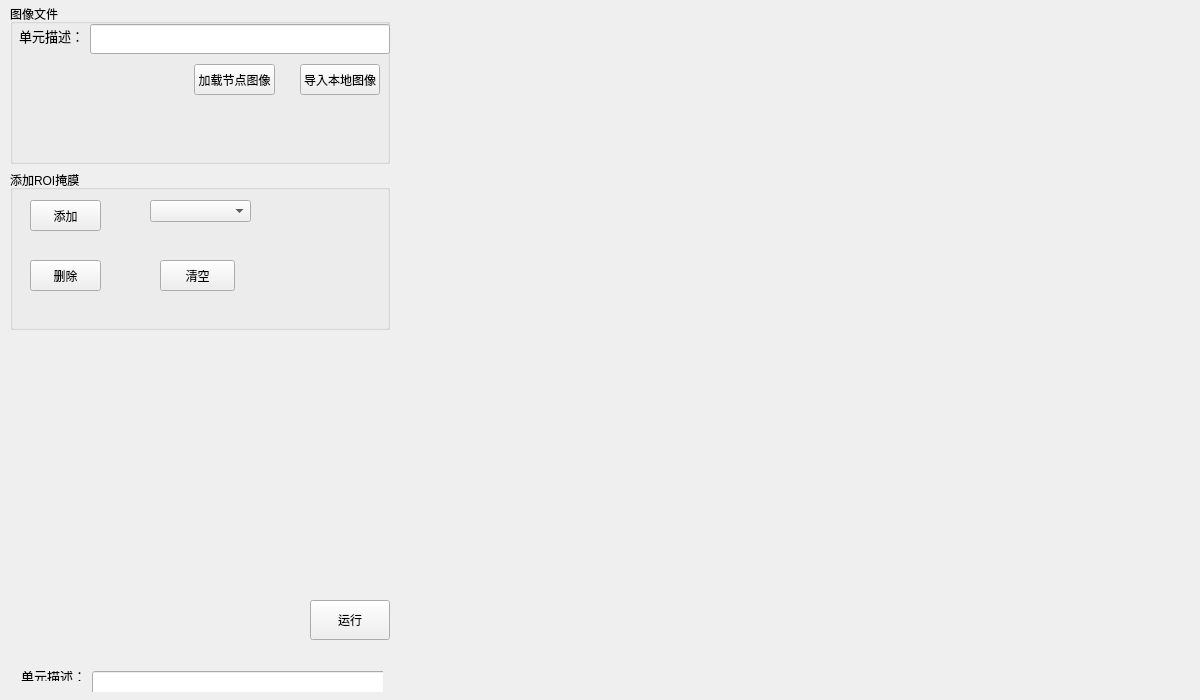
<?xml version="1.0" encoding="UTF-8"?>
<ui version="4.0">
 <class>FramImageMaskFilterClass</class>
 <widget class="QWidget" name="FramImageMaskFilterClass">
  <property name="geometry">
   <rect>
    <x>0</x>
    <y>0</y>
    <width>1200</width>
    <height>700</height>
   </rect>
  </property>
  <property name="minimumSize">
   <size>
    <width>1200</width>
    <height>700</height>
   </size>
  </property>
  <property name="maximumSize">
   <size>
    <width>1200</width>
    <height>700</height>
   </size>
  </property>
  <property name="windowTitle">
   <string>FramImageMaskFilter</string>
  </property>
  <widget class="QWidget" name="widgetImageShow" native="true">
   <property name="geometry">
    <rect>
     <x>400</x>
     <y>4</y>
     <width>800</width>
     <height>700</height>
    </rect>
   </property>
   <property name="minimumSize">
    <size>
     <width>800</width>
     <height>700</height>
    </size>
   </property>
   <property name="maximumSize">
    <size>
     <width>800</width>
     <height>700</height>
    </size>
   </property>
  </widget>
  <widget class="QWidget" name="widgetToolSet" native="true">
   <property name="geometry">
    <rect>
     <x>4</x>
     <y>4</y>
     <width>392</width>
     <height>696</height>
    </rect>
   </property>
   <layout class="QGridLayout" name="gridLayout_2">
    <property name="leftMargin">
     <number>0</number>
    </property>
    <property name="topMargin">
     <number>0</number>
    </property>
    <property name="rightMargin">
     <number>0</number>
    </property>
    <property name="bottomMargin">
     <number>0</number>
    </property>
    <item row="0" column="0">
     <widget class="QGroupBox" name="groupBox_2">
      <property name="minimumSize">
       <size>
        <width>380</width>
        <height>160</height>
       </size>
      </property>
      <property name="maximumSize">
       <size>
        <width>380</width>
        <height>160</height>
       </size>
      </property>
      <property name="title">
       <string>图像文件</string>
      </property>
      <widget class="QLabel" name="label_4">
       <property name="geometry">
        <rect>
         <x>9</x>
         <y>22</y>
         <width>65</width>
         <height>19</height>
        </rect>
       </property>
       <property name="sizePolicy">
        <sizepolicy hsizetype="Fixed" vsizetype="Fixed">
         <horstretch>0</horstretch>
         <verstretch>0</verstretch>
        </sizepolicy>
       </property>
       <property name="maximumSize">
        <size>
         <width>83</width>
         <height>25</height>
        </size>
       </property>
       <property name="font">
        <font>
         <family>微软雅黑</family>
         <pointsize>10</pointsize>
        </font>
       </property>
       <property name="styleSheet">
        <string notr="true">background-color: rgba(255, 255, 255, 0);</string>
       </property>
       <property name="text">
        <string>单元描述：</string>
       </property>
      </widget>
      <widget class="QLineEdit" name="qLineEditLocalImagePath">
       <property name="geometry">
        <rect>
         <x>80</x>
         <y>20</y>
         <width>300</width>
         <height>30</height>
        </rect>
       </property>
       <property name="sizePolicy">
        <sizepolicy hsizetype="Fixed" vsizetype="Fixed">
         <horstretch>0</horstretch>
         <verstretch>0</verstretch>
        </sizepolicy>
       </property>
       <property name="minimumSize">
        <size>
         <width>300</width>
         <height>30</height>
        </size>
       </property>
       <property name="maximumSize">
        <size>
         <width>300</width>
         <height>30</height>
        </size>
       </property>
       <property name="font">
        <font>
         <family>微软雅黑</family>
         <pointsize>10</pointsize>
        </font>
       </property>
      </widget>
      <widget class="QPushButton" name="pushButtonLoadLocalImage">
       <property name="geometry">
        <rect>
         <x>290</x>
         <y>60</y>
         <width>80</width>
         <height>31</height>
        </rect>
       </property>
       <property name="text">
        <string>导入本地图像</string>
       </property>
      </widget>
      <widget class="QPushButton" name="pushButtonLoadNodeImage">
       <property name="geometry">
        <rect>
         <x>184</x>
         <y>60</y>
         <width>81</width>
         <height>31</height>
        </rect>
       </property>
       <property name="text">
        <string>加载节点图像</string>
       </property>
      </widget>
     </widget>
    </item>
    <item row="6" column="0">
     <widget class="QWidget" name="widget" native="true">
      <property name="minimumSize">
       <size>
        <width>380</width>
        <height>120</height>
       </size>
      </property>
      <property name="maximumSize">
       <size>
        <width>380</width>
        <height>120</height>
       </size>
      </property>
      <widget class="QWidget" name="layoutWidget">
       <property name="geometry">
        <rect>
         <x>0</x>
         <y>80</y>
         <width>373</width>
         <height>32</height>
        </rect>
       </property>
       <layout class="QHBoxLayout" name="horizontalLayout_2">
        <item>
         <widget class="QLabel" name="label_3">
          <property name="sizePolicy">
           <sizepolicy hsizetype="Fixed" vsizetype="Fixed">
            <horstretch>0</horstretch>
            <verstretch>0</verstretch>
           </sizepolicy>
          </property>
          <property name="maximumSize">
           <size>
            <width>83</width>
            <height>25</height>
           </size>
          </property>
          <property name="font">
           <font>
            <family>微软雅黑</family>
            <pointsize>10</pointsize>
           </font>
          </property>
          <property name="styleSheet">
           <string notr="true">background-color: rgba(255, 255, 255, 0);</string>
          </property>
          <property name="text">
           <string>单元描述：</string>
          </property>
         </widget>
        </item>
        <item>
         <widget class="QLineEdit" name="txtDescribe">
          <property name="sizePolicy">
           <sizepolicy hsizetype="Fixed" vsizetype="Fixed">
            <horstretch>0</horstretch>
            <verstretch>0</verstretch>
           </sizepolicy>
          </property>
          <property name="minimumSize">
           <size>
            <width>300</width>
            <height>30</height>
           </size>
          </property>
          <property name="maximumSize">
           <size>
            <width>300</width>
            <height>30</height>
           </size>
          </property>
          <property name="font">
           <font>
            <family>微软雅黑</family>
            <pointsize>10</pointsize>
           </font>
          </property>
         </widget>
        </item>
       </layout>
      </widget>
      <widget class="QPushButton" name="pushButtonExecute">
       <property name="geometry">
        <rect>
         <x>300</x>
         <y>20</y>
         <width>80</width>
         <height>40</height>
        </rect>
       </property>
       <property name="minimumSize">
        <size>
         <width>80</width>
         <height>40</height>
        </size>
       </property>
       <property name="maximumSize">
        <size>
         <width>80</width>
         <height>40</height>
        </size>
       </property>
       <property name="text">
        <string>运行</string>
       </property>
      </widget>
     </widget>
    </item>
    <item row="5" column="0">
     <spacer name="verticalSpacer_3">
      <property name="orientation">
       <enum>Qt::Vertical</enum>
      </property>
      <property name="sizeHint" stdset="0">
       <size>
        <width>20</width>
        <height>40</height>
       </size>
      </property>
     </spacer>
    </item>
    <item row="4" column="0">
     <widget class="QGroupBox" name="groupBox_3">
      <property name="minimumSize">
       <size>
        <width>380</width>
        <height>160</height>
       </size>
      </property>
      <property name="maximumSize">
       <size>
        <width>380</width>
        <height>160</height>
       </size>
      </property>
      <property name="title">
       <string>添加ROI掩膜</string>
      </property>
      <widget class="QComboBox" name="comboBoxROISelect">
       <property name="geometry">
        <rect>
         <x>140</x>
         <y>30</y>
         <width>101</width>
         <height>22</height>
        </rect>
       </property>
      </widget>
      <widget class="QPushButton" name="pushButtonDeleteROI">
       <property name="geometry">
        <rect>
         <x>20</x>
         <y>90</y>
         <width>71</width>
         <height>31</height>
        </rect>
       </property>
       <property name="text">
        <string>删除</string>
       </property>
      </widget>
      <widget class="QPushButton" name="pushButtonAddROI">
       <property name="geometry">
        <rect>
         <x>20</x>
         <y>30</y>
         <width>71</width>
         <height>31</height>
        </rect>
       </property>
       <property name="text">
        <string>添加</string>
       </property>
      </widget>
      <widget class="QPushButton" name="pushButtonClearAllROIs">
       <property name="geometry">
        <rect>
         <x>150</x>
         <y>90</y>
         <width>75</width>
         <height>31</height>
        </rect>
       </property>
       <property name="text">
        <string>清空</string>
       </property>
      </widget>
     </widget>
    </item>
   </layout>
  </widget>
 </widget>
 <layoutdefault spacing="6" margin="11"/>
 <resources>
  <include location="FramImageMaskFilter.qrc"/>
 </resources>
 <connections/>
</ui>
